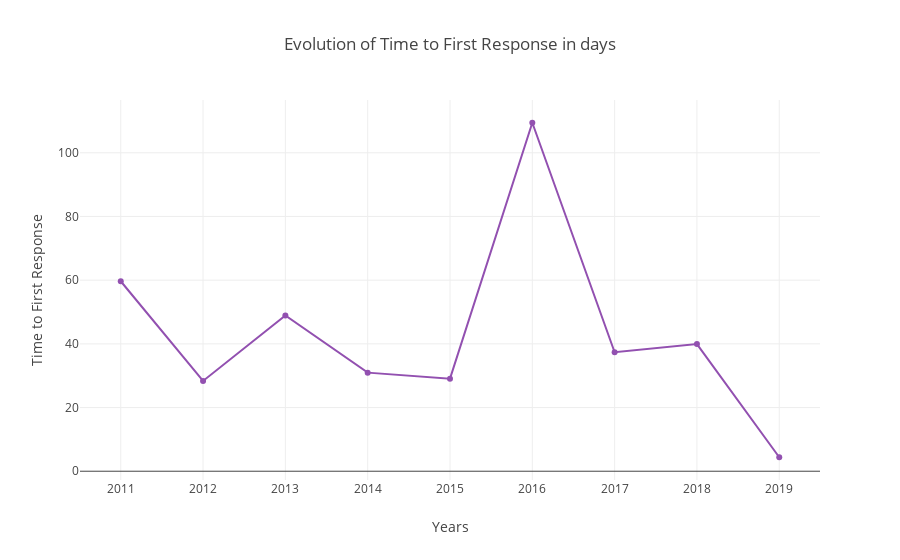

Write notebook code for a chart like this one.
### Markdown cell above
## 2- Mean Time-To-First-Answer. Can we do better ?
The following graph shows the evolution of the means of Time-to-First-Answer for questions of each year. A good recommendation system must minimize this metric.

**Mean Time-to-First-Answer**: $\frac{1}{nbr \thinspace questions}\sum_{q}^{questions}{nbr \thinspace days \thinspace between \thinspace question \thinspace q \thinspace was \thinspace posted \thinspace and \thinspace its \thinspace first \thinspace answer}$

### Code cell
answers = answers.rename(columns={'date_added': 'answers_date_added'})
questions = questions.rename(columns={'date_added': 'questions_date_added'})
first_answers = answers[['question_id', 'answers_date_added']].groupby('question_id').min()
answers_questions = first_answers.join(questions[['questions_date_added']])
answers_questions['diff_days'] = (answers_questions['answers_date_added'] - answers_questions['questions_date_added'])/np.timedelta64(1,'D')
vals = [answers_questions[answers_questions['questions_date_added'].dt.year == y]['diff_days'].mean() for y in years]
LINE_COLOR = '#9250B0'
fig = {
    'data': [{
        'type': 'scatter',
        'x': years,
        'y': vals,
        'line': {'color': LINE_COLOR}
    }],
    'layout': {
        'title': 'Evolution of Time to First Response in days',
        'xaxis': {'title': 'Years'},
        'yaxis': {'title': 'Time to First Response'}
    }
}
iplot(fig)
answers = answers.rename(columns={'answers_date_added': 'date_added'})
questions = questions.rename(columns={'questions_date_added': 'date_added'})

### Figure 1 — Plotly figure (JSON) as saved in the notebook; plotly's stock layout.template omitted (floating-point values rounded to 4 significant figures)
{"data": [{"line": {"color": "#9250B0"}, "type": "scatter", "uid": "6fe4157a-008c-4560-aa6b-95c2f2380bb0", "x": [2011, 2012, 2013, 2014, 2015, 2016, 2017, 2018, 2019], "y": [59.66, 28.36, 48.9, 30.96, 29.08, 109.4, 37.36, 39.92, 4.391]}], "layout": {"title": {"text": "Evolution of Time to First Response in days"}, "xaxis": {"title": {"text": "Years"}}, "yaxis": {"title": {"text": "Time to First Response"}}}}
